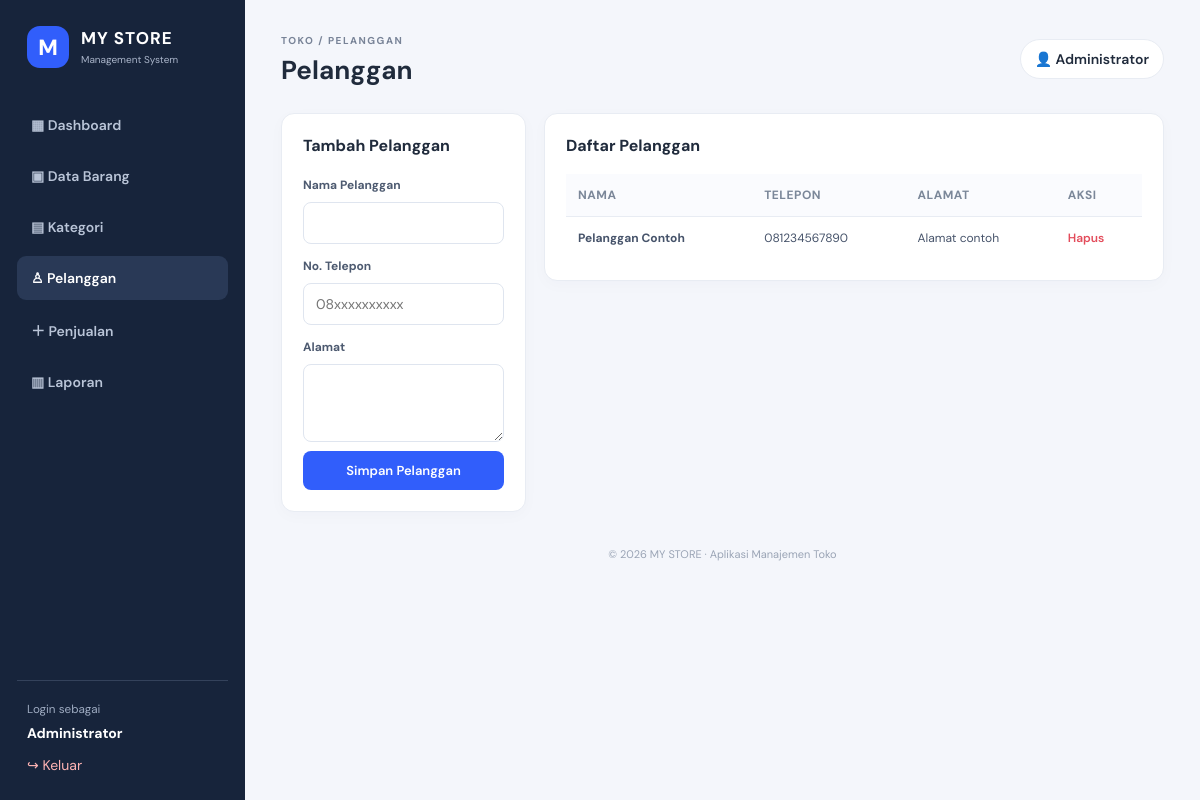
/customers.php (signed in), run on the app's committed database.
### tables this page shows
CREATE TABLE IF NOT EXISTS customers (
 id INT AUTO_INCREMENT PRIMARY KEY,
 name VARCHAR(120) NOT NULL,
 phone VARCHAR(30) NULL,
 address TEXT NULL,
 created_at TIMESTAMP DEFAULT CURRENT_TIMESTAMP
);

### functions.php (called while the page is built, shortened)
<?php
function e($value) {
    return htmlspecialchars((string)($value ?? ''), ENT_QUOTES, 'UTF-8');
}

### customers.php (the view, shortened to what this page needs)
<?php
require_once 'config.php'; require_once 'functions.php'; require_login();
$rows=$pdo->query("SELECT * FROM customers ORDER BY id DESC")->fetchAll();$page_title='Pelanggan';include 'header.php';?>
<div class="content-grid"><section class="panel form-panel"><h3>Tambah Pelanggan</h3><form method="post"><input type="hidden" name="csrf_token" value="<?=e(csrf_token())?>"><label>Nama Pelanggan</label><input name="name" required><label>No. Telepon</label><input name="phone" placeholder="08xxxxxxxxxx"><label>Alamat</label><textarea name="address" rows="3"></textarea><button class="btn btn-primary">Simpan Pelanggan</button></form></section>
<section class="panel"><h3>Daftar Pelanggan</h3><div class="table-wrap"><table><thead><tr><th>Nama</th><th>Telepon</th><th>Alamat</th><th>Aksi</th></tr></thead><tbody><?php foreach($rows as $r):?><tr><td><b><?=e($r['name'])?></b></td><td><?=e($r['phone'])?></td><td><?=e($r['address'])?></td><td><form method="post" onsubmit="return confirm('Hapus pelanggan?')"><button class="link-danger">Hapus</button></form></td></tr><?php endforeach;?></tbody></table></div></section></div>
<?php include 'footer.php';?>

### assets/style.css (style rules this page uses)
:root { --navy:#17243b;--blue:#315efb;--pale:#f4f6fb;--text:#202b3c;--muted:#788397;--line:#e8ecf3 }
* { box-sizing:border-box }
body { margin:0;background:var(--pale);color:var(--text);font-family:'DM Sans',Arial,sans-serif;font-size:14px }
.stat-card,.panel { background:#fff;border:1px solid var(--line);border-radius:13px;padding:21px;box-shadow:0 4px 16px rgba(30,48,80,.025) }
.panel { margin-bottom:20px }
.panel h3 { margin:0 0 18px;font-size:16px }
.content-grid { display:grid;grid-template-columns:minmax(245px, .75fr) minmax(0,2fr);gap:18px;align-items:start }
.form-panel form { display:grid;gap:9px }
.form-panel h3 { margin-bottom:16px }
label { display:block;font-size:12px;font-weight:700;margin:5px 0 0;color:#4d5a70 }
input,select,textarea { width:100%;border:1px solid #dfe5ef;background:#fff;padding:11px 12px;border-radius:8px;font:inherit;color:var(--text);outline:none }
.btn { border:0;display:inline-flex;align-items:center;justify-content:center;padding:11px 15px;border-radius:8px;font:600 13px 'DM Sans',sans-serif;text-decoration:none;cursor:pointer }
.btn-primary { background:var(--blue);color:#fff }
.table-wrap { width:100%;overflow-x:auto }
table { border-collapse:collapse;width:100%;white-space:nowrap }
th { text-align:left;color:#7b8799;font-size:11px;text-transform:uppercase;letter-spacing:.5px;background:#fafbfe }
th,td { padding:13px 12px;border-bottom:1px solid var(--line);font-size:12px }
td { color:#46536a }
tbody tr:last-child td { border-bottom:0 }
.link-danger { border:0;background:none;color:#e34c5b;font:600 12px 'DM Sans';cursor:pointer;padding:0 }

### data on the page
customers: name "Pelanggan Contoh", phone "081234567890", address "Alamat contoh"

### other printed values
$_SESSION['full_name'] "Administrator"
$page_title "PELANGGAN"
$page_title "Pelanggan"
